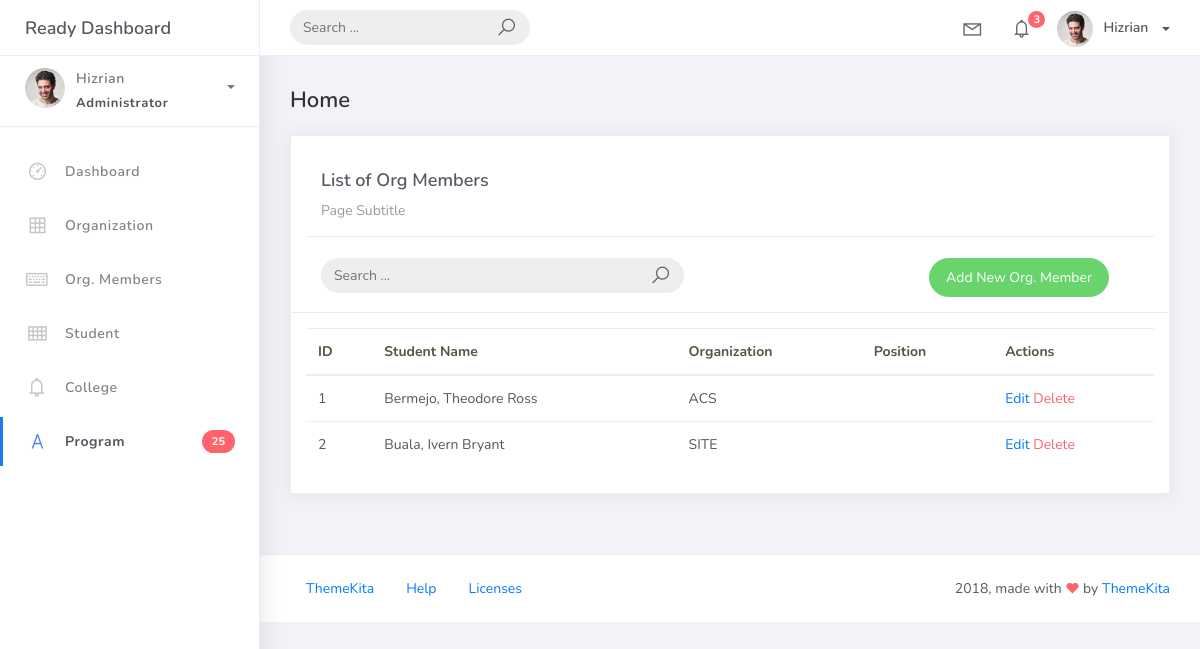
The app's page /orgmember/, older data.
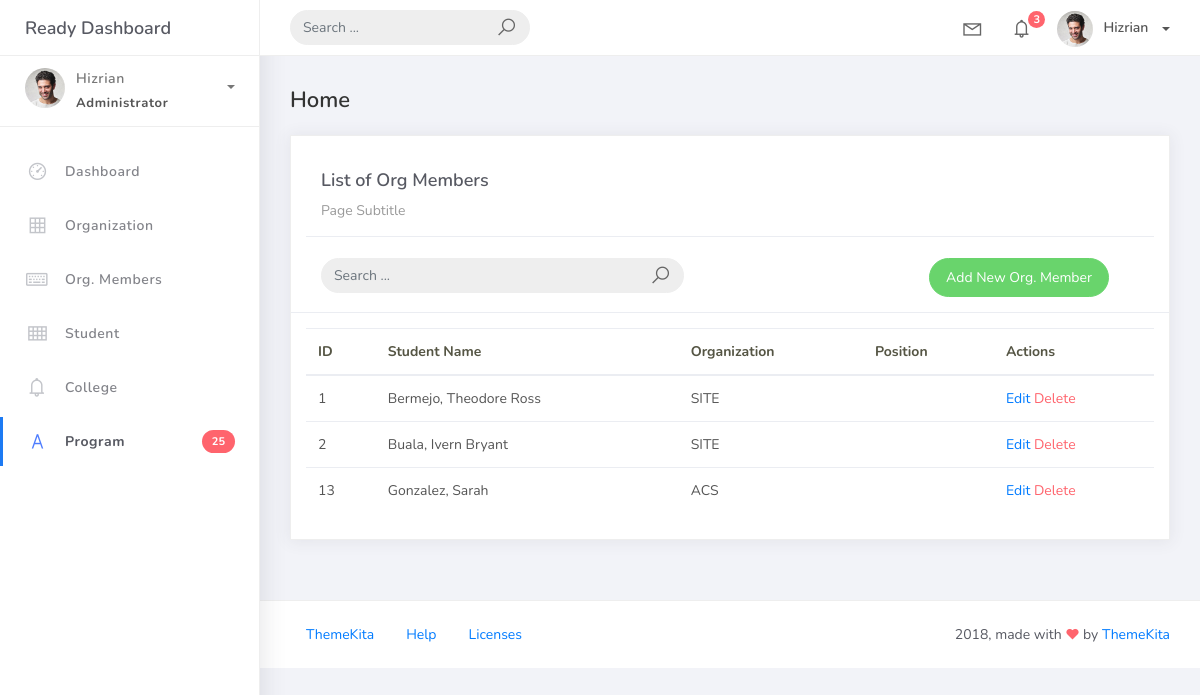
The same page, newer data.
### studentorg/models.py (models this page shows)
class BaseModel(models.Model):
    created_at = models.DateTimeField(auto_now_add=True, db_index=True)
    updated_at = models.DateTimeField(auto_now=True)
    class Meta:
        abstract = True

class OrgMember(BaseModel):
    student = models.ForeignKey(Student, on_delete=models.CASCADE)
    organization = models.ForeignKey(Organization, on_delete=models.CASCADE)

class Student(BaseModel):
    student_id = models.CharField(max_length=15)
    lastname = models.CharField(max_length=25)
    firstname = models.CharField(max_length=25)
    program = models.ForeignKey(Program, on_delete=models.CASCADE)
    def __str__(self):
        return f"{self.lastname}, {self.firstname}"

class Organization(BaseModel):
    name = models.CharField(max_length=250)
    college = models.ForeignKey (
        College, null=True, blank=True, on_delete=models.CASCADE)
    description = models.CharField(max_length=500)
    def __str__ (self):
        return self.name

### studentorg/views.py (the view)
# urls.py: path('orgmember/', OrgMemberList.as_view(), name='orgmember-list'),
class OrgMemberList(ListView):
    model = OrgMember
    context_object_name = 'orgmember'
    template_name = 'orgmember_list.html'
    paginate_by = 5
    def get_queryset(self, *args, **kwargs):
        qs = super(OrgMemberList, self).get_queryset(*args, **kwargs)
        query = self.request.GET.get('q')  # Get the search query
        if query:
            qs = qs.filter(
                Q(student__lastname__icontains=query) |  # Searching by student last name
                Q(student__firstname__icontains=query) |  # Searching by student first name
                Q(organization__name__icontains=query)    # Searching by organization name
            )
        return qs

### templates/orgmember_list.html (shortened to what this page needs)
{% extends 'base.html' %}
{% block content %}
<div class="content">
    <div class="container-fluid">
        <h4 class="page-title">Home</h4>
        <div class="row">
            <div class="col-md-12">
                <div class="card">
                    <div class="card-header">
                        <div class="card-header">
                            <div class="card-title">List of Org Members</div>
                            <div class="card-category">Page Subtitle</div>
                        </div>
                        <br />
                        <div class="col-md-12 row">
                            <div class="col-md-6">
                                <form class="navbar-left navbar-form nav-search mr-md-3" action="{% url 'orgmember-list' %}?q={{ request.GET.q }}">
                                    <div class="input-group">
                                        <input type="text" placeholder="Search ..." class="form-control" name="q" value="{{ request.GET.q }}" />
                                        <div class="input-group-append">
                                            <span class="input-group-text">
                                                <i class="la la-search search-icon"></i>
                                            </span>
                                        </div>
                                    </div>
                                </form>
                            </div>
                            <div class="col-md-6">
                                <div class="pull-right">
                                    <a href="{% url 'orgmember-add' %}" class="btn btn-success btn-rounded">
                                        Add New Org. Member
                                    </a>
                                </div>
                            </div>
                        </div>
                    </div>
                    <div class="card-body">
                        <div class="table-responsive">
                            <table class="table">
                                <thead>
                                    <tr>
                                        <th>ID</th>
                                        <th>Student Name</th>
                                        <th>Organization</th>
                                        <th>Position</th>
                                        <th>Actions</th>
                                    </tr>
                                </thead>
                                <tbody>
                                    {% for member in orgmember %}
                                    <tr>
                                        <td>{{ member.id }}</td>
                                        <td>{{ member.student }}</td>
                                        <td>{{ member.organization }}</td>
                                        <td>{{ member.position }}</td>
                                        <td>
                                            <a href="{% url 'orgmember-update' member.pk %}">Edit</a>
                                            <a href="{% url 'orgmember-delete' member.pk %}" class="text-danger">Delete</a>
                                        </td>
                                    </tr>
                                    {% empty %}
                                    <tr>
                                        <td colspan="5" class="text-center">No organization members found.</td>
                                    </tr>
                                    {% endfor %}
                                </tbody>
                            </table>
                        </div>
                    </div>
                </div>
            </div>
        </div>
    </div>
</div>
{% endblock %}

### templates/base.html (shortened to what this page needs)
{% load static %}
<!DOCTYPE html>
<html>
<head>
	<link rel="stylesheet" href="{% static 'css/bootstrap.min.css' %}">
	<link rel="stylesheet" href="{% static 'css/ready.css' %}">
	<link rel="stylesheet" href="{% static 'css/demo.css' %}">
</head>
<body>
	<div class="wrapper">
		<div class="main-header">
			<div class="logo-header">
				<a href="{% url 'home' %}" class="logo">
					Ready Dashboard
				</a>
			</div>
			<nav class="navbar navbar-header navbar-expand-lg">
				<div class="container-fluid">
					<form class="navbar-left navbar-form nav-search mr-md-3" action="">
						<div class="input-group">
							<input type="text" placeholder="Search ..." class="form-control">
							<div class="input-group-append">
								<span class="input-group-text">
									<i class="la la-search search-icon"></i>
								</span>
							</div>
						</div>
					</form>
					<ul class="navbar-nav topbar-nav ml-md-auto align-items-center">
						<li class="nav-item dropdown hidden-caret">
							<a class="nav-link dropdown-toggle" href="#" id="navbarDropdown" role="button" data-toggle="dropdown" aria-haspopup="true" aria-expanded="false">
								<i class="la la-envelope"></i>
							</a>
						</li>
						<li class="nav-item dropdown hidden-caret">
							<a class="nav-link dropdown-toggle" href="#" id="navbarDropdown" role="button" data-toggle="dropdown" aria-haspopup="true" aria-expanded="false">
								<i class="la la-bell"></i>
								<span class="notification">3</span>
							</a>
						</li>
						<li class="nav-item dropdown">
							<a class="dropdown-toggle profile-pic" data-toggle="dropdown" href="#" aria-expanded="false"> <img src="{% static 'img/profile.jpg' %}" alt="user-img" width="36" class="img-circle"><span >Hizrian</span></span> </a>
							</li>
						</ul>
					</div>
				</nav>
			</div>
			<div class="sidebar">
				<div class="scrollbar-inner sidebar-wrapper">
					<div class="user">
						<div class="photo">
							<img src="{% static 'img/profile.jpg' %}">
						</div>
						<div class="info">
							<a class="" data-toggle="collapse" href="#collapseExample" aria-expanded="true">
								<span>
									Hizrian
									<span class="user-level">Administrator</span>
									<span class="caret"></span>
								</span>
							</a>
						</div>
					</div>
					<ul class="nav">
						<li class="nav-item">
							<a href="{% url 'home' %}">
								<i class="la la-dashboard"></i>
								<p>Dashboard</p>
							</a>
						</li>
						<li class="nav-item">
							<a href="{% url 'organization-list' %}">
								<i class="la la-table"></i>
								<p>Organization</p>
							</a>
						</li>
						<li class="nav-item">
							<a href="{% url 'orgmember-list' %}">
								<i class="la la-keyboard-o"></i>
								<p>Org. Members</p>
							</a>
						</li>
						<li class="nav-item">
							<a href="{% url 'student-list' %}">
								<i class="la la-th"></i>
								<p>Student</p>
							</a>
						</li>
						<li class="nav-item">
							<a href="{% url 'college-list' %}">
								<i class="la la-bell"></i>
								<p>College</p>
							</a>
						</li>
						<li class="nav-item active">
							<a href="{% url 'program-list' %}">
								<i class="la la-font"></i>
								<p>Program</p>
								<span class="badge badge-danger">25</span>
							</a>
						</li>
					</ul>
				</div>
			</div>
			<div class="main-panel">
				{% block content %}
				{% endblock %}
				<footer class="footer">
					<div class="container-fluid">
						<nav class="pull-left">
							<ul class="nav">
								<li class="nav-item">
									<a class="nav-link" href="http://www.themekita.com">
										ThemeKita
									</a>
								</li>
								<li class="nav-item">
									<a class="nav-link" href="#">
										Help
									</a>
								</li>
								<li class="nav-item">
									<a class="nav-link" href="#">
										Licenses
									</a>
								</li>
							</ul>
						</nav>
						<div class="copyright ml-auto">
							2018, made with <i class="la la-heart heart text-danger"></i> by <a href="http://www.themekita.com">ThemeKita</a>
						</div>
					</div>
				</footer>
			</div>
		</div>
</body>
</html>

Row changes from the older to the newer data that the page shows:
changed OrgMember "Bermejo, Theodore Ross": organization "ACS" → "SITE"
added OrgMember: id "13", student "Gonzalez, Sarah", organization "ACS"
